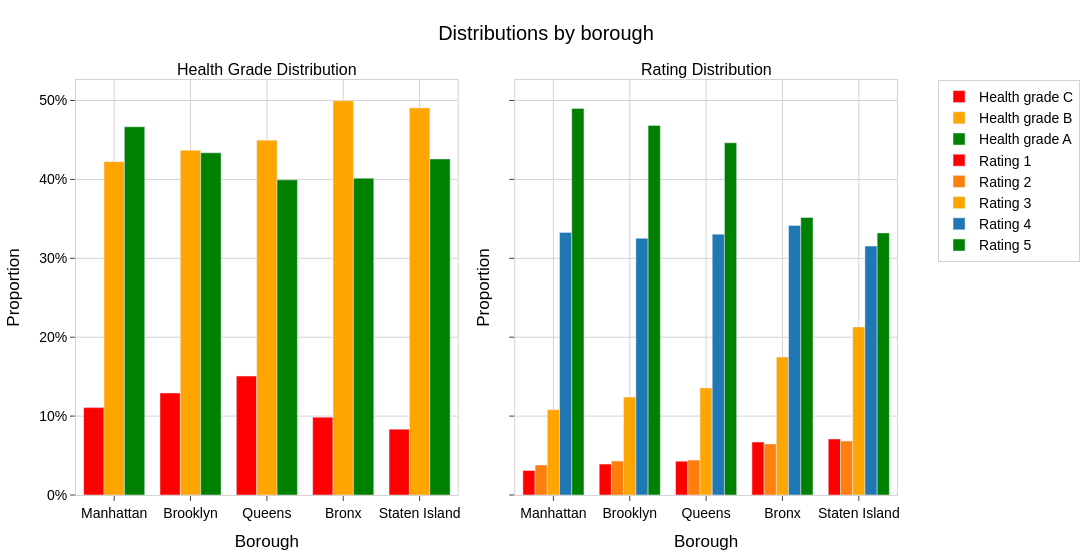

Notebook code cell kept with this figure:
### Markdown cell above
### Rating and health grade distribution

### Code cell
# ---------------- Barplots ----------------- #

# Barplots for grade distribution and rating distribution

def merged_data_with_all_reviews(health_df, review_df):
    health_summary = health_df[['Restaurant', 'Boro', 'Cuisine Description', 'Grade']].drop_duplicates()

    merged = pd.merge(health_summary, review_df, on='Restaurant', how='inner')

    return merged

merged_review = merged_data_with_all_reviews(data_grade, data_review)
merged_review['Restaurant rating'] = pd.to_numeric(merged_review['Restaurant rating'], errors='coerce').astype('Int64')

rating_counts = (
    merged_review
    .dropna(subset=['Restaurant rating'])
    .groupby('Boro')['Restaurant rating']
    .value_counts(normalize=True)
    .unstack(fill_value=0)
)
rating_counts

fixed_borough_order = ["Manhattan", "Brooklyn", "Queens", "Bronx", "Staten Island"]

# Reindex to fixed borough order
grade_counts = grade_counts.reindex(fixed_borough_order).fillna(0)
rating_counts = rating_counts.reindex(fixed_borough_order).fillna(0)

# Create subplots
fig = make_subplots(
    rows=1, cols=2,
    subplot_titles=("Health Grade Distribution", "Rating Distribution"),
    shared_yaxes=True,
    horizontal_spacing=0.07,
)

# Health Grade Colors
grade_colors = {'A': 'green', 'B': 'orange', 'C': 'red'}
for grade in ['C', 'B', 'A']:
    fig.add_trace(
        go.Bar(
            x=grade_counts.index,
            y=grade_counts[grade],
            name=f"Health grade {grade}",
            marker_color=grade_colors[grade],
            hovertemplate='%{x}<br>Health grade ' + grade + ': %{y:.1%}<extra></extra>'
        ),
        row=1, col=1
    )

# Rating Colors
rating_colors = {
    1: 'red',
    2: '#ff7f0e',
    3: 'orange',
    4: '#1f77b4',
    5: 'green',
}

for rating in [1, 2, 3, 4, 5]:
    fig.add_trace(
        go.Bar(
            x=rating_counts.index,
            y=rating_counts[rating],
            name=f"Rating {rating}",
            marker_color=rating_colors[rating],
            hovertemplate=f'%{{x}}<br>Rating {rating}: %{{y:.1%}}<extra></extra>'
        ),
        row=1, col=2
    )

# Layout and style improvements
fig.update_layout(
    title=dict(
        text="Distributions by borough",
        x=0.5,
        xanchor='center',
        font=dict(size=20)
    ),
    font=dict(
        family="Arial",
        size=14,
        color="black"
    ),
    plot_bgcolor='white',
    barmode="group",
    legend=dict(
        orientation="v",
        x=1.05,
        y=1,
        bordercolor="lightgrey",
        borderwidth=1
    ),
    margin=dict(l=60, r=150, t=80, b=60),
    width=1200  # Make the figure wider
)

fig.update_xaxes(
    title_text="Borough",
    tickangle=0,
    mirror=True,
    ticks='outside',
    showline=True,
    linecolor='lightgrey',
    gridcolor='lightgrey'
)

fig.update_yaxes(
    title_text="Proportion",
    mirror=True,
    ticks='outside',
    showline=True,
    linecolor='lightgrey',
    gridcolor='lightgrey',
    tickformat=".0%"
)

fig.show()

# Export to HTML
fig.write_html("barplots_grade_rating_distribution.html")

### Figure 1 — Plotly figure (JSON) as saved in the notebook; plotly's stock layout.template omitted (floating-point values rounded to 4 significant figures)
{"data": [{"hovertemplate": "%{x}<br>Health grade C: %{y:.1%}<extra></extra>", "marker": {"color": "red"}, "name": "Health grade C", "type": "bar", "x": ["Manhattan", "Brooklyn", "Queens", "Bronx", "Staten Island"], "xaxis": "x", "y": [0.1108, 0.1293, 0.1508, 0.09869, 0.08344], "yaxis": "y"}, {"hovertemplate": "%{x}<br>Health grade B: %{y:.1%}<extra></extra>", "marker": {"color": "orange"}, "name": "Health grade B", "type": "bar", "x": ["Manhattan", "Brooklyn", "Queens", "Bronx", "Staten Island"], "xaxis": "x", "y": [0.4225, 0.4369, 0.4498, 0.4997, 0.4907], "yaxis": "y"}, {"hovertemplate": "%{x}<br>Health grade A: %{y:.1%}<extra></extra>", "marker": {"color": "green"}, "name": "Health grade A", "type": "bar", "x": ["Manhattan", "Brooklyn", "Queens", "Bronx", "Staten Island"], "xaxis": "x", "y": [0.4667, 0.4337, 0.3995, 0.4016, 0.4259], "yaxis": "y"}, {"hovertemplate": "%{x}<br>Rating 1: %{y:.1%}<extra></extra>", "marker": {"color": "red"}, "name": "Rating 1", "type": "bar", "x": ["Manhattan", "Brooklyn", "Queens", "Bronx", "Staten Island"], "xaxis": "x2", "y": [0.03105, 0.03913, 0.04293, 0.06712, 0.071], "yaxis": "y2"}, {"hovertemplate": "%{x}<br>Rating 2: %{y:.1%}<extra></extra>", "marker": {"color": "#ff7f0e"}, "name": "Rating 2", "type": "bar", "x": ["Manhattan", "Brooklyn", "Queens", "Bronx", "Staten Island"], "xaxis": "x2", "y": [0.03802, 0.04308, 0.04427, 0.06471, 0.06832], "yaxis": "y2"}, {"hovertemplate": "%{x}<br>Rating 3: %{y:.1%}<extra></extra>", "marker": {"color": "orange"}, "name": "Rating 3", "type": "bar", "x": ["Manhattan", "Brooklyn", "Queens", "Bronx", "Staten Island"], "xaxis": "x2", "y": [0.1081, 0.1241, 0.1358, 0.1748, 0.213], "yaxis": "y2"}, {"hovertemplate": "%{x}<br>Rating 4: %{y:.1%}<extra></extra>", "marker": {"color": "#1f77b4"}, "name": "Rating 4", "type": "bar", "x": ["Manhattan", "Brooklyn", "Queens", "Bronx", "Staten Island"], "xaxis": "x2", "y": [0.3328, 0.3253, 0.3306, 0.3416, 0.3155], "yaxis": "y2"}, {"hovertemplate": "%{x}<br>Rating 5: %{y:.1%}<extra></extra>", "marker": {"color": "green"}, "name": "Rating 5", "type": "bar", "x": ["Manhattan", "Brooklyn", "Queens", "Bronx", "Staten Island"], "xaxis": "x2", "y": [0.49, 0.4684, 0.4464, 0.3517, 0.3322], "yaxis": "y2"}], "layout": {"annotations": [{"font": {"size": 16}, "showarrow": false, "text": "Health Grade Distribution", "x": 0.2325, "xanchor": "center", "xref": "paper", "y": 1, "yanchor": "bottom", "yref": "paper"}, {"font": {"size": 16}, "showarrow": false, "text": "Rating Distribution", "x": 0.7675, "xanchor": "center", "xref": "paper", "y": 1, "yanchor": "bottom", "yref": "paper"}], "barmode": "group", "font": {"color": "black", "family": "Arial", "size": 14}, "legend": {"bordercolor": "lightgrey", "borderwidth": 1, "orientation": "v", "x": 1.05, "y": 1}, "margin": {"b": 60, "l": 60, "r": 150, "t": 80}, "plot_bgcolor": "white", "title": {"font": {"size": 20}, "text": "Distributions by borough", "x": 0.5, "xanchor": "center"}, "width": 1200, "xaxis": {"anchor": "y", "domain": [0, 0.465], "gridcolor": "lightgrey", "linecolor": "lightgrey", "mirror": true, "showline": true, "tickangle": 0, "ticks": "outside", "title": {"text": "Borough"}}, "xaxis2": {"anchor": "y2", "domain": [0.535, 1.0], "gridcolor": "lightgrey", "linecolor": "lightgrey", "mirror": true, "showline": true, "tickangle": 0, "ticks": "outside", "title": {"text": "Borough"}}, "yaxis": {"anchor": "x", "domain": [0, 1], "gridcolor": "lightgrey", "linecolor": "lightgrey", "mirror": true, "showline": true, "tickformat": ".0%", "ticks": "outside", "title": {"text": "Proportion"}}, "yaxis2": {"anchor": "x2", "domain": [0, 1], "gridcolor": "lightgrey", "linecolor": "lightgrey", "matches": "y", "mirror": true, "showline": true, "showticklabels": false, "tickformat": ".0%", "ticks": "outside", "title": {"text": "Proportion"}}}}
